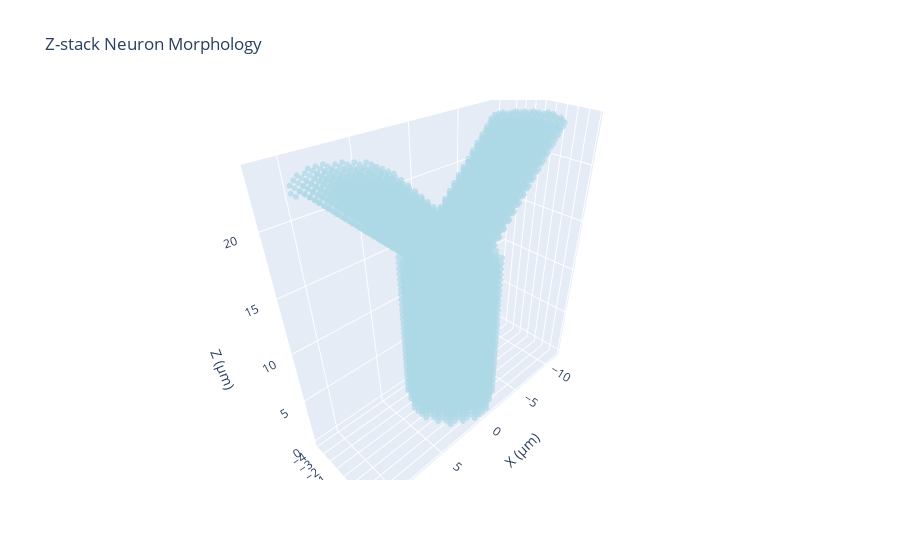

Here is the notebook cell this chart was saved with:
### Markdown cell above
## 3. Visualizing the Y-Branch Z-stack

Let's visualize the Y-branch morphology to understand its 3D branching structure.

### Code cell
# Visualize the Y-branch z-stack in 3D
print("🎨 Creating 3D visualization of Y-branch z-stack...")

# Create interactive 3D plot
fig_y_branch = visualize_zstack_3d(
    z_stack, 
    metadata=metadata,
)

# Display the plot
fig_y_branch.show()

print("✓ 3D visualization complete!")
print("💡 Interact with the plot: rotate to see the Y-branch structure from different angles")
print("🔍 Notice the branching point where the trunk splits into two daughter branches")

### Figure 1 — Plotly figure (JSON) as saved in the notebook; plotly's stock layout.template omitted (floating-point values rounded to 4 significant figures; data arrays with more than 128 entries replaced by an {"elided": "..."} marker saying what was removed)
{"data": [{"marker": {"color": "lightblue", "opacity": 0.7, "size": 2}, "mode": "markers", "name": "Neuron Volume", "type": "scatter3d", "x": {"elided": "9052 float values"}, "y": {"elided": "9052 float values"}, "z": {"elided": "9052 float values"}}], "layout": {"scene": {"aspectmode": "data", "xaxis": {"title": {"text": "X (µm)"}}, "yaxis": {"title": {"text": "Y (µm)"}}, "zaxis": {"title": {"text": "Z (µm)"}}}, "title": {"text": "Z-stack Neuron Morphology"}}}
